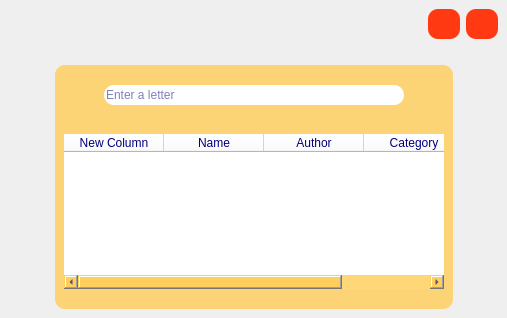
<?xml version="1.0" encoding="UTF-8"?>
<ui version="4.0">
 <class>searchform</class>
 <widget class="QMainWindow" name="searchform">
  <property name="geometry">
   <rect>
    <x>0</x>
    <y>0</y>
    <width>507</width>
    <height>318</height>
   </rect>
  </property>
  <property name="minimumSize">
   <size>
    <width>400</width>
    <height>20</height>
   </size>
  </property>
  <property name="windowTitle">
   <string>MainWindow</string>
  </property>
  <property name="styleSheet">
   <string notr="true">#searchform
{
border-image :  url(:/images/images/Library-Wallpaper-19-2560x1600-1.jpg)
}
QPushButton
{
background-color:rgb(255, 58, 19);
border-radius : 10px;
}
QPushButton:hover{
background-color: rgb(249, 255, 198);
}</string>
  </property>
  <widget class="QWidget" name="centralwidget">
   <layout class="QVBoxLayout" name="verticalLayout">
    <item>
     <layout class="QHBoxLayout" name="horizontalLayout">
      <property name="topMargin">
       <number>0</number>
      </property>
      <item>
       <spacer name="horizontalSpacer">
        <property name="orientation">
         <enum>Qt::Horizontal</enum>
        </property>
        <property name="sizeHint" stdset="0">
         <size>
          <width>40</width>
          <height>20</height>
         </size>
        </property>
       </spacer>
      </item>
      <item>
       <widget class="QPushButton" name="pushButton_2">
        <property name="minimumSize">
         <size>
          <width>30</width>
          <height>30</height>
         </size>
        </property>
        <property name="cursor">
         <cursorShape>PointingHandCursor</cursorShape>
        </property>
        <property name="text">
         <string/>
        </property>
        <property name="icon">
         <iconset resource="rec.qrc">
          <normaloff>:/icones/images/786263.png</normaloff>:/icones/images/786263.png</iconset>
        </property>
        <property name="iconSize">
         <size>
          <width>30</width>
          <height>30</height>
         </size>
        </property>
       </widget>
      </item>
      <item>
       <widget class="QPushButton" name="pushButton">
        <property name="minimumSize">
         <size>
          <width>30</width>
          <height>30</height>
         </size>
        </property>
        <property name="cursor">
         <cursorShape>PointingHandCursor</cursorShape>
        </property>
        <property name="toolTip">
         <string>close</string>
        </property>
        <property name="text">
         <string/>
        </property>
        <property name="icon">
         <iconset resource="rec.qrc">
          <normaloff>:/icones/images/delete-sign.png</normaloff>:/icones/images/delete-sign.png</iconset>
        </property>
        <property name="iconSize">
         <size>
          <width>30</width>
          <height>30</height>
         </size>
        </property>
       </widget>
      </item>
     </layout>
    </item>
    <item>
     <spacer name="verticalSpacer_2">
      <property name="orientation">
       <enum>Qt::Vertical</enum>
      </property>
      <property name="sizeHint" stdset="0">
       <size>
        <width>20</width>
        <height>40</height>
       </size>
      </property>
     </spacer>
    </item>
    <item>
     <layout class="QHBoxLayout" name="horizontalLayout_3">
      <property name="topMargin">
       <number>20</number>
      </property>
      <item>
       <spacer name="horizontalSpacer_5">
        <property name="orientation">
         <enum>Qt::Horizontal</enum>
        </property>
        <property name="sizeHint" stdset="0">
         <size>
          <width>40</width>
          <height>20</height>
         </size>
        </property>
       </spacer>
      </item>
      <item>
       <widget class="QWidget" name="" native="true">
        <property name="styleSheet">
         <string notr="true">QWidget{
color:rgb(0, 0, 127);
background-color: rgba(255, 205, 88,0.8);
border-radius : 10px;

}
QLineEdit
{
background-color: white;
border-radius : 10px;
}

QPushButton
{
background-color:rgb(255, 58, 19);
border-radius : 10px;
}
QPushButton:hover{
background-color:  rgb(139, 193, 14);
}
QLabel
{
background-color: rgba(255, 205, 88,0.3);
color:rgb(0, 0, 107);
}
</string>
        </property>
        <layout class="QVBoxLayout" name="verticalLayout_3">
         <property name="topMargin">
          <number>20</number>
         </property>
         <property name="bottomMargin">
          <number>20</number>
         </property>
         <item>
          <layout class="QHBoxLayout" name="horizontalLayout_4">
           <property name="topMargin">
            <number>0</number>
           </property>
           <item>
            <spacer name="horizontalSpacer_7">
             <property name="orientation">
              <enum>Qt::Horizontal</enum>
             </property>
             <property name="sizeHint" stdset="0">
              <size>
               <width>40</width>
               <height>20</height>
              </size>
             </property>
            </spacer>
           </item>
           <item>
            <widget class="QLineEdit" name="lineEdit">
             <property name="minimumSize">
              <size>
               <width>300</width>
               <height>20</height>
              </size>
             </property>
             <property name="toolTip">
              <string>enter a letter</string>
             </property>
             <property name="placeholderText">
              <string>Enter a letter</string>
             </property>
            </widget>
           </item>
           <item>
            <spacer name="horizontalSpacer_8">
             <property name="orientation">
              <enum>Qt::Horizontal</enum>
             </property>
             <property name="sizeHint" stdset="0">
              <size>
               <width>40</width>
               <height>20</height>
              </size>
             </property>
            </spacer>
           </item>
          </layout>
         </item>
         <item>
          <spacer name="verticalSpacer_3">
           <property name="orientation">
            <enum>Qt::Vertical</enum>
           </property>
           <property name="sizeHint" stdset="0">
            <size>
             <width>20</width>
             <height>40</height>
            </size>
           </property>
          </spacer>
         </item>
         <item>
          <layout class="QHBoxLayout" name="horizontalLayout_2">
           <property name="topMargin">
            <number>20</number>
           </property>
           <item>
            <widget class="QTableWidget" name="table">
             <property name="styleSheet">
              <string notr="true">background-color:white</string>
             </property>
             <column>
              <property name="text">
               <string>New Column</string>
              </property>
             </column>
             <column>
              <property name="text">
               <string>Name</string>
              </property>
             </column>
             <column>
              <property name="text">
               <string>Author</string>
              </property>
             </column>
             <column>
              <property name="text">
               <string>Category</string>
              </property>
             </column>
            </widget>
           </item>
          </layout>
         </item>
        </layout>
       </widget>
      </item>
      <item>
       <spacer name="horizontalSpacer_6">
        <property name="orientation">
         <enum>Qt::Horizontal</enum>
        </property>
        <property name="sizeHint" stdset="0">
         <size>
          <width>40</width>
          <height>20</height>
         </size>
        </property>
       </spacer>
      </item>
     </layout>
    </item>
    <item>
     <spacer name="verticalSpacer">
      <property name="orientation">
       <enum>Qt::Vertical</enum>
      </property>
      <property name="sizeHint" stdset="0">
       <size>
        <width>20</width>
        <height>40</height>
       </size>
      </property>
     </spacer>
    </item>
   </layout>
  </widget>
 </widget>
 <resources>
  <include location="rec.qrc"/>
 </resources>
 <connections>
  <connection>
   <sender>pushButton</sender>
   <signal>clicked()</signal>
   <receiver>searchform</receiver>
   <slot>close()</slot>
   <hints>
    <hint type="sourcelabel">
     <x>480</x>
     <y>27</y>
    </hint>
    <hint type="destinationlabel">
     <x>492</x>
     <y>58</y>
    </hint>
   </hints>
  </connection>
  <connection>
   <sender>pushButton_2</sender>
   <signal>clicked()</signal>
   <receiver>searchform</receiver>
   <slot>showMinimized()</slot>
   <hints>
    <hint type="sourcelabel">
     <x>436</x>
     <y>32</y>
    </hint>
    <hint type="destinationlabel">
     <x>435</x>
     <y>43</y>
    </hint>
   </hints>
  </connection>
 </connections>
</ui>
